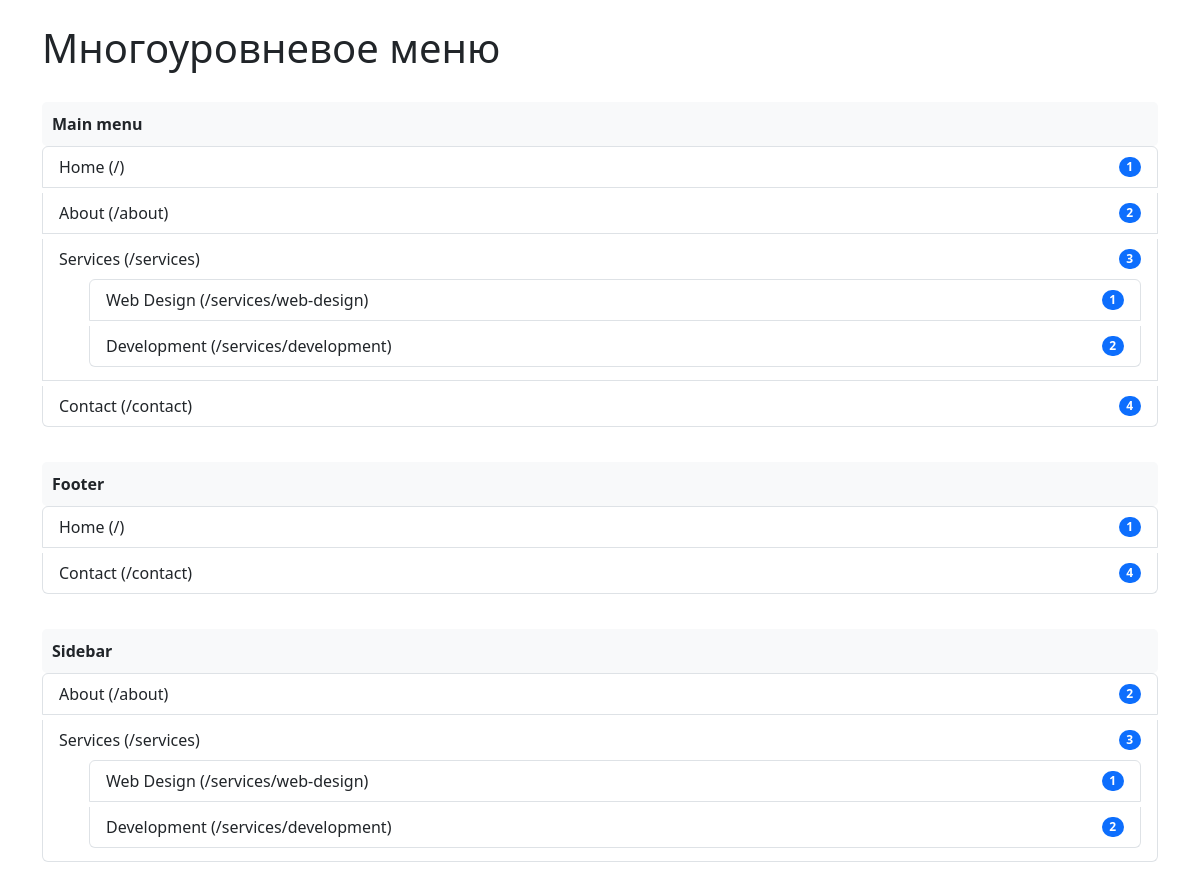
The page / on the database its author committed.
### tables this page shows
CREATE TABLE `sections` (
  `id` int NOT NULL,
  `title` varchar(255) NOT NULL,
  `created_at` timestamp NULL DEFAULT CURRENT_TIMESTAMP
);

CREATE TABLE `menu_items` (
  `id` int NOT NULL,
  `title` varchar(255) NOT NULL,
  `url` varchar(255) DEFAULT NULL,
  `order` int DEFAULT '0',
  `parent_id` int DEFAULT NULL,
  `created_at` timestamp NULL DEFAULT CURRENT_TIMESTAMP
);

### controllers/MenuController.php (called while the page is built, shortened)
<?php
require_once __DIR__ . '/../models/Section.php';
require_once __DIR__ . '/../models/MenuItem.php';
class MenuController {
    private $sectionModel;
    private $menuItemModel;
    public function __construct() {
        $config = require __DIR__ . '/../config/database.php';
        $this->db = new PDO(
            "mysql:host={$config['host']};dbname={$config['dbname']}",
            $config['username'],
            $config['password']
        );
        $this->sectionModel = new Section($this->db);
        $this->menuItemModel = new MenuItem($this->db);
    }
    public function index() {
        $sections = $this->sectionModel->getAll();
        foreach ($sections as $section) {
            $section->menuItems = $this->sectionModel->getMenuItems($section->id);
            foreach ($section->menuItems as $menuItem) {
                $menuItem->children = $this->menuItemModel->getChildren($menuItem->id);
            }
        }
        require __DIR__ . '/../views/menu.php';
    }
}
?>

### config/database.php (called while the page is built)
<?php
return [
    'host' => 'MySQL-8.0',
    'dbname' => 'test',
    'username' => 'root',
    'password' => ''
];

### models/Section.php (called while the page is built, shortened)
<?php
class Section {
    private $db;
    public function __construct($db) {
        $this->db = $db;
    }
    public function getAll() {
        $stmt = $this->db->query("SELECT * FROM sections ORDER BY id");
        return $stmt->fetchAll(PDO::FETCH_OBJ);
    }
    public function getMenuItems($sectionId) {
        $stmt = $this->db->prepare("
            SELECT mi.* FROM menu_items mi
            JOIN menu_item_section mis ON mi.id = mis.menu_item_id
            WHERE mis.section_id = ? AND mi.parent_id IS NULL
            ORDER BY mi.`order`
        ");
        $stmt->execute([$sectionId]);
        return $stmt->fetchAll(PDO::FETCH_OBJ);
    }
}
?>

### models/MenuItem.php (called while the page is built, shortened)
<?php
class MenuItem {
    private $db;
    public function __construct($db) {
        $this->db = $db;
    }
    public function getChildren($parentId) {
        $stmt = $this->db->prepare("
            SELECT * FROM menu_items
            WHERE parent_id = ?
            ORDER BY `order`
        ");
        $stmt->execute([$parentId]);
        return $stmt->fetchAll(PDO::FETCH_OBJ);
    }
}
?>

### views/menu_item.php (the view)
<li class="list-group-item menu-item" data-item-id="<?= $item->id ?>">
    <div class="d-flex justify-content-between align-items-center">
        <span><?= htmlspecialchars($item->title) ?> (<?= htmlspecialchars($item->url) ?>)</span>
        <span class="badge bg-primary rounded-pill"><?= $item->order ?></span>
    </div>
    <?php if (!empty($item->children)): ?>
        <ul class="children list-group mt-2">
            <?php foreach ($item->children as $child): ?>
                <li class="list-group-item menu-item" data-item-id="<?= $child->id ?>">
                    <div class="d-flex justify-content-between align-items-center">
                        <span><?= htmlspecialchars($child->title) ?> (<?= htmlspecialchars($child->url) ?>)</span>
                        <span class="badge bg-primary rounded-pill"><?= $child->order ?></span>
                    </div>
                </li>
            <?php endforeach ?>
        </ul>
    <?php endif ?>
</li>

### index.php
<?php
require_once __DIR__ . '/controllers/MenuController.php';
$action = $_GET['action'] ?? 'index';
$controller = new MenuController();
if ($action === 'update-order' && $_SERVER['REQUEST_METHOD'] === 'POST') {
    $controller->updateOrder();
} else {
    $controller->index();
}

### views/menu.php (shortened to what this page needs)
<!DOCTYPE html>
<html lang="ru">
<head>
    <link href="https://cdn.jsdelivr.net/npm/bootstrap@5.3.0/dist/css/bootstrap.min.css" rel="stylesheet">
    <link href="/assets/css/style.css" rel="stylesheet">
</head>
<body>
    <div class="container mt-4">
        <h1>Многоуровневое меню</h1>
        <div id="menu-container">
            <?php foreach ($sections as $section): ?>
                <div class="section-title"><?= htmlspecialchars($section->title) ?></div>
                <ul class="menu-list list-group mb-4" data-section-id="<?= $section->id ?>">
                    <?php foreach ($section->menuItems as $item): ?>
                        <?php include 'menu_item.php' ?>
                    <?php endforeach ?>
                </ul>
            <?php endforeach ?>
        </div>
    </div>
</body>
</html>

### assets/css/style.css (style rules this page uses)
.menu-item { cursor: click; margin-bottom: 5px; }
.children { margin-left: 30px; margin-top: 10px; }
.section-title { margin-top: 30px; font-weight: bold; background: #f8f9fa; padding: 10px; border-radius: 5px; }

### rows shown on the page
sections: title "Main menu"
menu_items: title "Home", url "/", order "1"
menu_items: title "About", url "/about", order "2"
menu_items: title "Services", url "/services", order "3"
menu_items: title "Web Design", url "/services/web-design", order "1"
menu_items: title "Development", url "/services/development", order "2"
menu_items: title "Contact", url "/contact", order "4"
sections: title "Footer"
sections: title "Sidebar"
